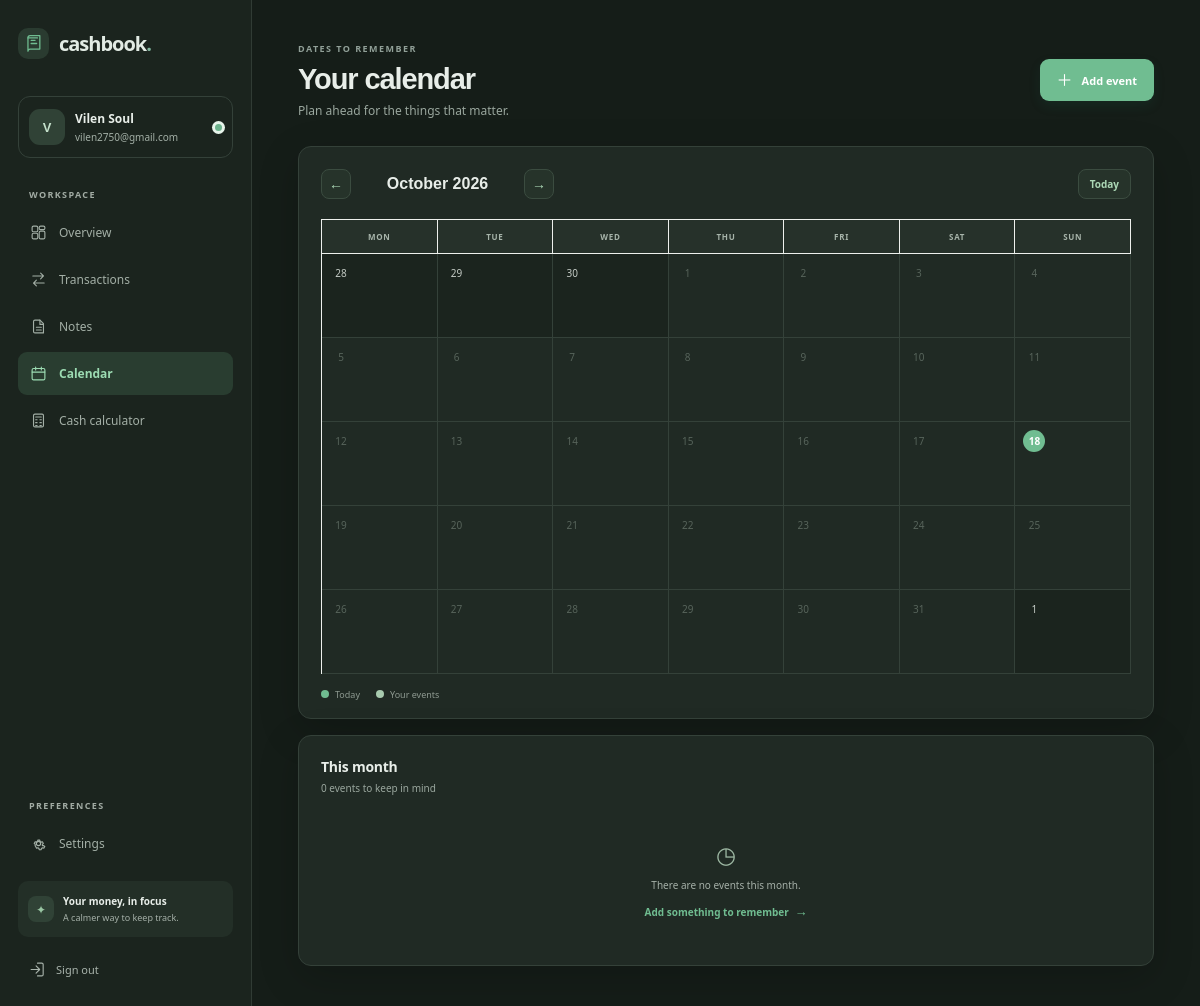
The page /calendar/ (signed in) on the database its author committed.
### cashbook/models.py (models this page shows, shortened)
class User(AbstractUser):
    username = None
    email = models.EmailField("email address", unique=True)
    LANGUAGE_CHOICES = [("en", _("English")), ("hi", _("Hindi (हिन्दी)"))]
    CURRENCY_CHOICES = [
        ("INR", _("Indian Rupee (₹)")), ("USD", _("US Dollar ($)")), ("EUR", _("Euro (€)")),
        ("GBP", _("British Pound (£)")), ("CAD", _("Canadian Dollar (C$)")), ("AUD", _("Australian Dollar (A$)")),
    ]
    currency = models.CharField(max_length=3, choices=CURRENCY_CHOICES, default="INR")
    language = models.CharField(max_length=5, choices=LANGUAGE_CHOICES, default="en")
    dark_mode = models.BooleanField(default=False)
    TIME_FORMAT_CHOICES = [("12h", _("12-hour")), ("24h", _("24-hour"))]
    CURRENCY_FORMAT_CHOICES = [("symbol", _("Currency symbol")), ("code", _("Currency code"))]
    time_format = models.CharField(max_length=3, choices=TIME_FORMAT_CHOICES, default="12h")
    currency_format = models.CharField(max_length=6, choices=CURRENCY_FORMAT_CHOICES, default="symbol")
    USERNAME_FIELD = "email"
    REQUIRED_FIELDS = []
    objects = UserManager()
    @property
    def display_name(self):
        return self.get_full_name().strip() or self.email.split("@")[0]

### cashbook/views.py (the view)
# urls.py: path("calendar/", views.calendar, name="calendar"),
@login_required
def calendar(request):
    today = timezone.localdate()
    try:
        year, month = int(request.GET.get("year", today.year)), int(request.GET.get("month", today.month))
        if month < 1 or month > 12 or year < 1900 or year > 9998:
            raise ValueError
    except (TypeError, ValueError):
        year, month = today.year, today.month
    current = date(year, month, 1)
    previous = (current - timedelta(days=1)).replace(day=1)
    following = (current.replace(day=28) + timedelta(days=4)).replace(day=1)
    return render(request, "cashbook/calendar.html", page_context(request,
        month_name=date_format(current, "F Y"), weeks=calendar_grid(request.user, year, month),
        events=CalendarEvent.objects.filter(user=request.user, date__year=year, date__month=month),
        previous_month=previous, next_month=following, today=today,
    ))

### cashbook/views.py (called while the page is built)
def currency_prefix(user):
    if user.currency_format == "code":
        return f"{user.currency} "
    return CURRENCY_SYMBOLS.get(user.currency, user.currency + " ")

def page_context(request, **context):
    context["currency_prefix"] = currency_prefix(request.user)
    context["time_display_format"] = "H:i" if request.user.time_format == "24h" else "g:i A"
    return context

def calendar_grid(user, year, month):
    today = timezone.localdate()
    event_map = {}
    for event in CalendarEvent.objects.filter(user=user, date__year=year, date__month=month):
        event_map.setdefault(event.date, []).append(event)
    return [[{"date": day, "in_month": day.month == month, "is_today": day == today, "events": event_map.get(day, [])}
             for day in week] for week in month_calendar.Calendar(firstweekday=0).monthdatescalendar(year, month)]

### templates/cashbook/calendar.html (shortened to what this page needs)
{% extends "cashbook/base.html" %}
{% load i18n %}
{% block content %}
  <div class="page-heading"><div><span class="eyebrow">{% trans "DATES TO REMEMBER" %}</span><h1>{% trans "Your calendar" %}</h1><p>{% trans "Plan ahead for the things that matter." %}</p></div><a class="button button-primary" href="{% url 'event_create' %}"><span class="plus">＋</span> {% trans "Add event" %}</a></div>
  <section class="panel calendar-panel">
    <div class="calendar-heading"><div class="month-navigation"><a href="{% url 'calendar' %}?year={{ previous_month.year }}&month={{ previous_month.month }}" class="month-arrow" aria-label="{% trans 'Previous month' %}">←</a><h2>{{ month_name }}</h2><a href="{% url 'calendar' %}?year={{ next_month.year }}&month={{ next_month.month }}" class="month-arrow" aria-label="{% trans 'Next month' %}">→</a></div><a class="today-link" href="{% url 'calendar' %}">{% trans "Today" %}</a></div>
    <div class="calendar-grid">
      <div class="weekday">{% trans "MON" %}</div><div class="weekday">{% trans "TUE" %}</div><div class="weekday">{% trans "WED" %}</div><div class="weekday">{% trans "THU" %}</div><div class="weekday">{% trans "FRI" %}</div><div class="weekday">{% trans "SAT" %}</div><div class="weekday">{% trans "SUN" %}</div>
      {% for week in weeks %}{% for day in week %}<div class="calendar-day {% if not day.in_month %}outside-month{% endif %} {% if day.is_today %}today-cell{% endif %}"><span class="day-number">{% if day.is_today %}<b>{{ day.date|date:"j" }}</b>{% else %}{{ day.date|date:"j" }}{% endif %}</span></div>{% endfor %}{% endfor %}
    </div>
    <div class="calendar-legend"><span><i class="today-key"></i> {% trans "Today" %}</span><span><i class="event-key"></i> {% trans "Your events" %}</span></div>
  </section>
  <section class="panel month-events"><div class="panel-heading"><div><h2>{% trans "This month" %}</h2><p></p></div></div>
    {% if events %}<div class="event-list">{% for event in events %}<div class="event-row"><span class="event-date"><strong>{{ event.date|date:"d" }}</strong><small>{{ event.date|date:"M" }}</small></span><div class="event-row-copy"><strong>{{ event.title }}</strong><span>{{ event.date|date:"l, F j" }}{% if event.time %} · {{ event.time|time:time_display_format }}{% endif %}</span>{% if event.details %}<small>{{ event.details }}</small>{% endif %}</div><div class="row-actions"><a href="{% url 'event_edit' event.pk %}">{% trans "Edit" %}</a><a href="{% url 'event_delete' event.pk %}" class="delete-link">{% trans "Delete" %}</a></div></div>{% endfor %}</div>{% else %}<div class="small-empty"><span class="empty-symbol">◷</span><p>{% trans "There are no events this month." %}</p><a class="text-link" href="{% url 'event_create' %}">{% trans "Add something to remember" %} <span>→</span></a></div>{% endif %}
  </section>
{% endblock %}

### templates/cashbook/base.html (shortened to what this page needs)
{% load static i18n %}
<!doctype html>
<html lang="{{ request.LANGUAGE_CODE|default:'en' }}" data-theme="{% if user.is_authenticated and user.dark_mode %}dark{% else %}light{% endif %}">
<head>
  <link rel="stylesheet" href="{% static 'cashbook/app.css' %}">
</head>
<body class="app-body">
  <div class="app-shell">
    <aside class="sidebar" id="sidebar">
      <a class="brand" href="{% url 'dashboard' %}">
        <span class="brand-mark"><svg viewBox="0 0 24 24" aria-hidden="true"><path d="M5 4.75A2.75 2.75 0 0 1 7.75 2H20v17H7.75A2.75 2.75 0 0 0 5 21.75v-17Z"/><path d="M5 5h12M9 8h5M9 12h7"/></svg></span>
        <span>cashbook<span class="brand-period">.</span></span>
      </a>
      <div class="profile-chip">
        <span class="avatar">{{ user.first_name|first|upper|default:user.email|first|upper }}</span>
        <span class="profile-copy"><strong>{{ user.display_name }}</strong><small>{{ user.email }}</small></span>
        <span class="online-dot" title="{% trans 'Signed in' %}"></span>
      </div>
      <p class="nav-label">{% trans "WORKSPACE" %}</p>
      <nav class="primary-nav" aria-label="{% trans 'Main navigation' %}">
        <a class="nav-link {% if request.resolver_match.url_name == 'dashboard' %}active{% endif %}" href="{% url 'dashboard' %}">
          <svg viewBox="0 0 24 24" aria-hidden="true"><rect x="3" y="3" width="8" height="8" rx="2"/><rect x="13" y="3" width="8" height="5" rx="2"/><rect x="13" y="10" width="8" height="11" rx="2"/><rect x="3" y="13" width="8" height="8" rx="2"/></svg><span>{% trans "Overview" %}</span>
        </a>
        <a class="nav-link {% if request.resolver_match.url_name == 'transactions' or 'transaction' in request.resolver_match.url_name %}active{% endif %}" href="{% url 'transactions' %}">
          <svg viewBox="0 0 24 24" aria-hidden="true"><path d="M4 7h15m0 0-4-4m4 4-4 4M20 17H5m0 0 4-4m-4 4 4 4"/></svg><span>{% trans "Transactions" %}</span>
        </a>
        <a class="nav-link {% if 'note' in request.resolver_match.url_name %}active{% endif %}" href="{% url 'notes' %}">
          <svg viewBox="0 0 24 24" aria-hidden="true"><path d="M7 3h7l5 5v13H7a2 2 0 0 1-2-2V5a2 2 0 0 1 2-2Z"/><path d="M14 3v6h5M9 13h7m-7 4h7"/></svg><span>{% trans "Notes" %}</span>
        </a>
        <a class="nav-link {% if 'calendar' in request.resolver_match.url_name or 'event' in request.resolver_match.url_name %}active{% endif %}" href="{% url 'calendar' %}">
          <svg viewBox="0 0 24 24" aria-hidden="true"><rect x="3" y="5" width="18" height="16" rx="2"/><path d="M16 3v4M8 3v4M3 10h18"/></svg><span>{% trans "Calendar" %}</span>
        </a>
        <a class="nav-link {% if request.resolver_match.url_name == 'calculator' %}active{% endif %}" href="{% url 'calculator' %}">
          <svg viewBox="0 0 24 24" aria-hidden="true"><rect x="5" y="3" width="14" height="18" rx="2"/><path d="M8 7h8M8 11h2m4 0h2m-8 4h2m4 0h2m-8 4h2m4 0h2"/></svg><span>{% trans "Cash calculator" %}</span>
        </a>
      </nav>
      <div class="sidebar-spacer"></div>
      <p class="nav-label">{% trans "PREFERENCES" %}</p>
      <nav aria-label="{% trans 'Preferences' %}">
        <a class="nav-link {% if 'settings' in request.resolver_match.url_name or 'password' in request.resolver_match.url_name %}active{% endif %}" href="{% url 'settings' %}">
          <span>{% trans "Settings" %}</span>
        </a>
      </nav>
      <div class="sidebar-footer">
        <div class="privacy-note"><span class="privacy-icon">✦</span><div><strong>{% trans "Your money, in focus" %}</strong><small>{% trans "A calmer way to keep track." %}</small></div></div>
        <form method="post" action="{% url 'logout' %}">{% csrf_token %}<button class="logout-link" type="submit"><svg viewBox="0 0 24 24" aria-hidden="true"><path d="M10 17l5-5-5-5m5 5H3m9-9h6a2 2 0 0 1 2 2v14a2 2 0 0 1-2 2h-6"/></svg>{% trans "Sign out" %}</button></form>
      </div>
    </aside>
    <main class="main-area">
      <div class="page-content">{% block content %}{% endblock %}</div>
    </main>
  </div>
</body>
</html>

### rows shown on the page
User: first_name|first "V", display_name "Vilen Soul", email "vilen2750@gmail.com"

### other values the page prints
{{ month_name }} "October 2026"
{{ day.date|date:"j" }} "28" "29" "30" "1" "2" "3" "4" "5" "6" "7" "8" "9" "10" "11" "12" "13" "14" "15" "16" "17" "19" "20" "21" "22" "23" "24" "25" "26" "27" "28" "29" "30" "31" "1"
{{ day.date|date:"j" }} "18"
